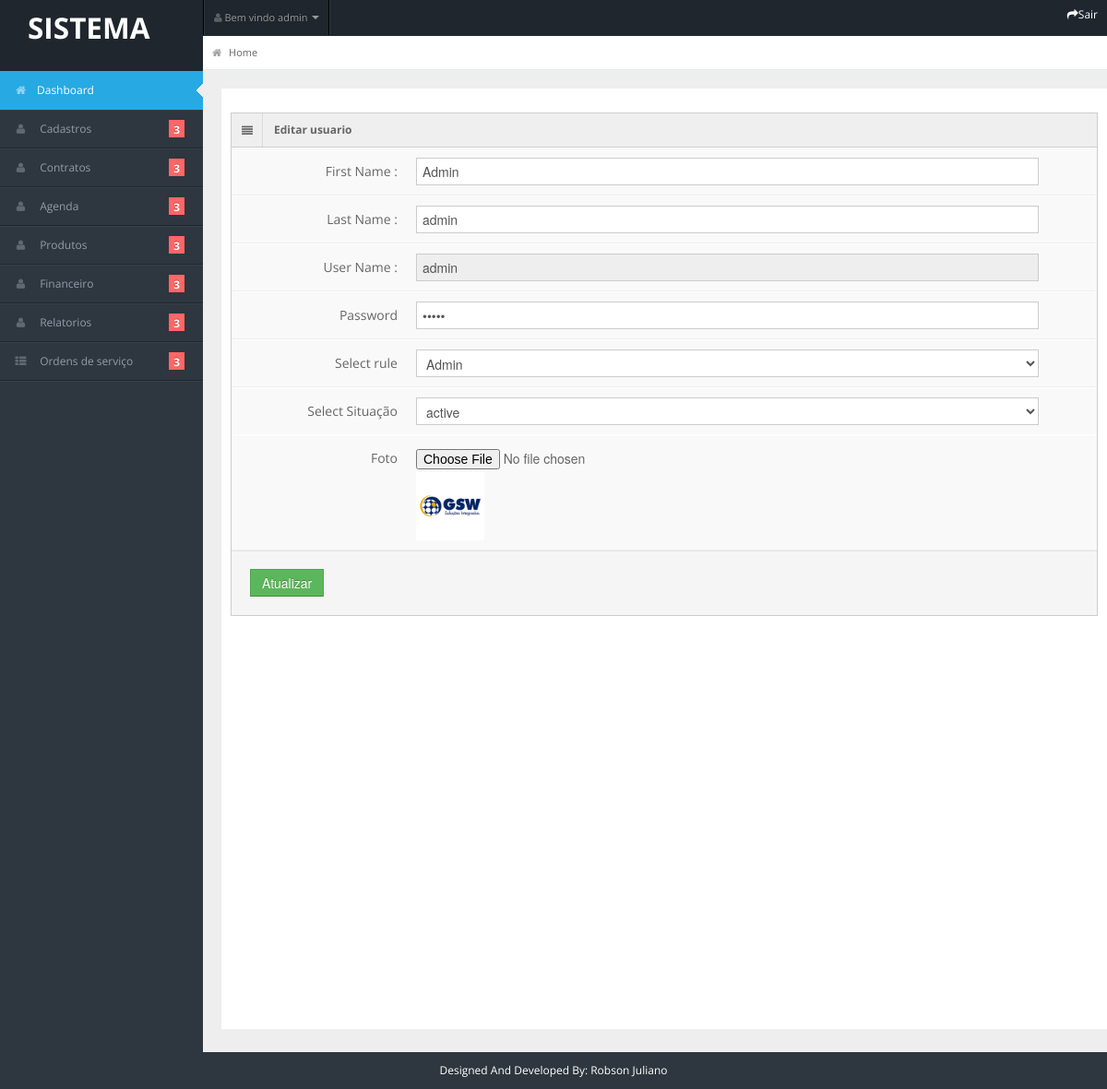
Screenshot of /admin/edit_user_profile.php?id=1 (signed in) with the database file from the repository.
### tables this page shows
CREATE TABLE `user_register` (
  `id` int(5) NOT NULL,
  `firstname` varchar(50) NOT NULL,
  `lastname` varchar(50) NOT NULL,
  `username` varchar(50) NOT NULL,
  `password` varchar(50) NOT NULL,
  `role` varchar(10) NOT NULL,
  `status` varchar(10) NOT NULL,
  `img_dir` varchar(255) NOT NULL
);

### admin/edit_user_profile.php (the view, shortened to what this page needs)
<?php
include '../includes/header.php';
include "../conn.php";
$id=$_GET["id"];
$firstname="";
$lastname="";
$password="";
$role="";
$status="";
$img_dir="";
$res=mysqli_query($link,"select * from user_register where id=$id");
    while ($row=mysqli_fetch_array($res))
    {
    	$firstname=$row["firstname"];
    	$lastname=$row["lastname"];
    	$username=$row["username"];
    	$password=$row["password"];
    	$role=$row["role"];
    	$status=$row["status"];
      $img_dir=$row["img_dir"];
    }
?>
        	          <div class="span12">
      <div class="widget-box">
        <div class="widget-title"> <span class="icon"> <i class="icon-align-justify"></i> </span>
          <h5>Editar usuario</h5>
        </div>
        <div class="widget-content nopadding">
          <form name="form1" action="" method="post" class="form-horizontal">
            <div class="control-group">
              <label class="control-label">First Name :</label>
              <div class="controls">
                <input type="text" class="span11" placeholder="First name" name="firstname" value="<?php echo $firstname; ?>" />
              </div>
            </div>
            <div class="control-group">
              <label class="control-label">Last Name :</label>
              <div class="controls">
                <input type="text" class="span11" placeholder="Last name" name="lastname" value="<?php echo $lastname; ?>"/>
              </div>
            </div>
             <div class="control-group">
              <label class="control-label">User Name :</label>
              <div class="controls">
                <input type="text" class="span11" placeholder="User name" name="username" readonly="true" value="<?php echo $username; ?>" />
              </div>
            </div>
            <div class="control-group">
              <label class="control-label">Password</label>
              <div class="controls">
                <input type="password"  class="span11" placeholder="Enter Password" name="password" value="<?php echo $password; ?>" />
              </div>
            </div>
            <div class="control-group">
              <label class="control-label">Select rule</label>
              <div class="controls">
                <select class="span11"  name="role">
                <option <?php if ($role=="Admin"){echo "selected";}?>>Admin</option>
               </select>
              </div>
            </div>
<div class="control-group">
              <label class="control-label">Select Situação</label>
              <div class="controls">
                <select class="span11"  name="status" >
                <option <?php if ($status=="active"){echo "selected";}?> >active</option>
               </select>
              </div>
              <div class="control-group">
              <label class="control-label">Foto</label>
              <div class="controls" >
                <input type="file"  class="span11" placeholder="Foto" name="img_dir" />
                <div width="50%"> <img src="<?php echo $img_dir;?>" width="10%"></div>
              </div>
            </div>
            </div>
            <div class="form-actions">
              <button type="submit" name="submit1" class="btn btn-success">Atualizar</button>
            </div>
          </form>
        </div>
      </div>
 </div>
</div>
</div>
<?php
include "../includes/footer.php"
?>

### css/matrix-style.css (style rules this page uses)
* { outline:none !important; -moz-outline: none !important; }
html, body { height:100% }
body { overflow-x: hidden; margin-top: -10px; font-family: 'Open Sans', sans-serif; font-size:12px; color:#666; }
select, textarea, input[type="text"], input[type="password"], input[type="datetime"], input[type="datetime-local"], input[type="date"], input[type="month"], input[type="time"], input[type="week"], input[type="number"], input[type="email"], input[type="url"], input[type="search"], input[type="tel"], input[type="color"], .uneditable-input, .label, .dropdown-menu, .btn, .well, .progress, .table-bordered, .btn-group > .btn:first-child, .btn-group > .btn:last-child, .btn-group > .btn:last-child, .btn-group > .dropdown-toggle, .alert { border-radius:0px; }
.btn, textarea, input[type="text"], input[type="password"], input[type="datetime"], input[type="datetime-local"], input[type="date"], input[type="month"], input[type="time"], input[type="week"], input[type="number"], input[type="email"], input[type="url"], input[type="search"], input[type="tel"], input[type="color"], .uneditable-input { box-shadow:none; }
.progress, .progress-success .bar, .progress .bar-success, .progress-warning .bar, .progress .bar-warning, .progress-danger .bar, .progress .bar-danger, .progress-info .bar, .progress .bar-info, .btn, .btn-primary { background-image:none; }
.form-horizontal .form-actions { padding-left:20px; }
.stat-boxes .peity_bar_good, .stat-boxes .peity_line_good, { color: #459D1C; }
.widget-box { background: none repeat scroll 0 0 #F9F9F9; border-left: 1px solid #CDCDCD; border-top: 1px solid #CDCDCD; border-right: 1px solid #CDCDCD; clear: both; margin-top: 16px; margin-bottom: 16px; position: relative; }
.widget-title, .modal-header, .table th, div.dataTables_wrapper .ui-widget-header { background:#efefef; border-bottom: 1px solid #CDCDCD; height: 36px; }
.widget-title span.icon { padding: 9px 10px 7px 11px; float: left; border-right:1px solid #dadada; }
.widget-title h5 { color: #666; float: left; font-size: 12px; font-weight: bold; padding: 12px; line-height: 12px; margin: 0; }
.widget-content { padding:15px; border-bottom: 1px solid #cdcdcd; }
.nopadding { padding: 0 !important; }
form { margin-bottom: 0; }
.form-horizontal .control-group { border-top: 1px solid #ffffff; border-bottom: 1px solid #eeeeee; margin-bottom: 0; }
.form-horizontal .control-group:last-child { border-bottom: 0; }
.form-horizontal .control-label { padding-top: 15px; width: 180px; }
.form-horizontal .controls { margin-left: 200px; padding: 10px 0; }
.form-horizontal .form-actions { margin-top: 0; margin-bottom: 0; }

### css/matrix-media.css (style rules this page uses)
body { background:#2E363F; }

### rows the page displays
user_register: firstname "Admin", lastname "admin", username "admin", role "Admin", status "active", img_dir (picture)

### other values shown
$_SESSION['login1'] "admin"
